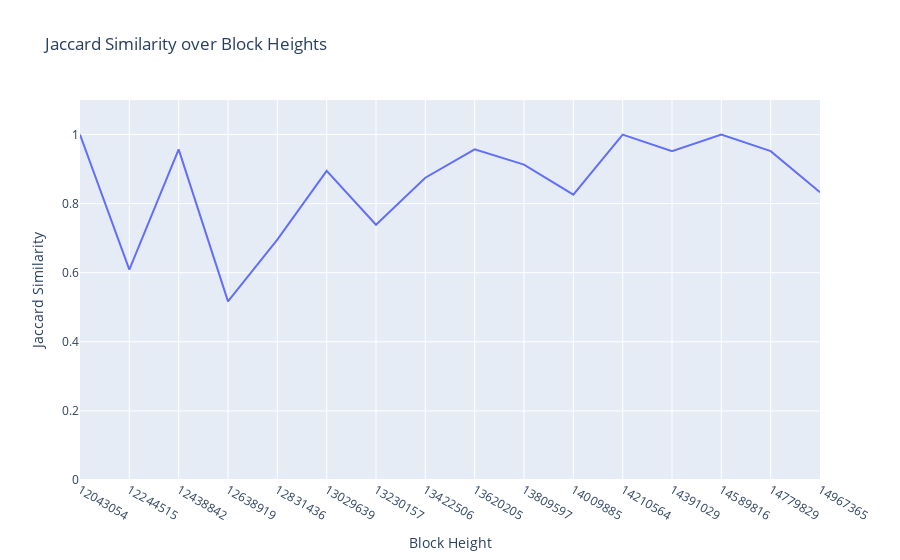

Notebook code cell kept with this figure:
### Code cell
import plotly.express as px

df_jaccard_similarity = pd.DataFrame(list(dict_jaccard_similarity.items()), columns=['block_height','jaccard_similarity'])

# create the plot
fig = px.line(df_jaccard_similarity, x='block_height', y='jaccard_similarity',
              labels={'block_height': 'Block Height', 'jaccard_similarity': 'Jaccard Similarity'},
              title='Jaccard Similarity over Block Heights')

# set the y-axis range to 0-1
fig.update_yaxes(range=[0, 1.1])

# show the plot
fig.show()

### Figure 1 — Plotly figure (JSON) as saved in the notebook; plotly's stock layout.template omitted (floating-point values rounded to 4 significant figures)
{"data": [{"hovertemplate": "Block Height=%{x}<br>Jaccard Similarity=%{y}<extra></extra>", "legendgroup": "", "line": {"color": "#636efa", "dash": "solid"}, "marker": {"symbol": "circle"}, "mode": "lines", "name": "", "orientation": "v", "showlegend": false, "type": "scatter", "x": ["12043054", "12244515", "12438842", "12638919", "12831436", "13029639", "13230157", "13422506", "13620205", "13809597", "14009885", "14210564", "14391029", "14589816", "14779829", "14967365"], "xaxis": "x", "y": [1, 0.609, 0.957, 0.517, 0.696, 0.895, 0.739, 0.875, 0.957, 0.913, 0.826, 1, 0.952, 1, 0.952, 0.833], "yaxis": "y"}], "layout": {"autosize": true, "legend": {"tracegroupgap": 0}, "title": {"text": "Jaccard Similarity over Block Heights"}, "xaxis": {"anchor": "y", "autorange": true, "domain": [0, 1], "range": [0, 15], "title": {"text": "Block Height"}, "type": "category"}, "yaxis": {"anchor": "x", "domain": [0, 1], "range": [0, 1.1], "title": {"text": "Jaccard Similarity"}, "type": "linear"}}}
